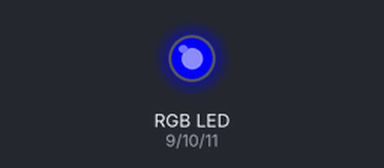
Bench run of a sketch on a simulated Arduino Uno, built with avr-gcc and run on an emulated ATmega328P. Shown: an RGB LED mixed from three pins (HIGH = lit).

Above: at 0.05 s.
At 1.9 s:
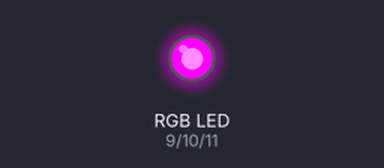
At 3.8 s:
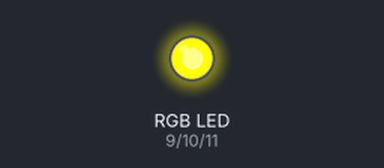
Timing chart, 0 to 8.9 s (numbered marks = the images above):
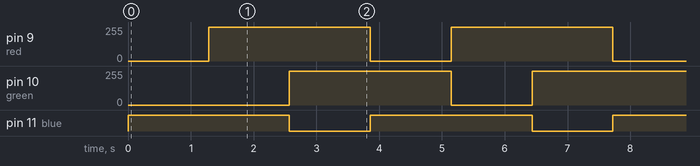

Measured:
- by itself, pin 9 (red), pin 10 (green): alternates 255/255 for 2.6 s and 0/255 for 1.3 s
- by itself, pin 11 (blue): alternates HIGH for 2.6 s and LOW for 1.3 s

The sketch:

BlinkRGB.ino
```cpp
/*
  Make nice colors with RGB LED
*/

// define which color is controlled by which pin
int red = 9; // digital pin
int green = 10; // digital pin
int blue = 11; // digital pin

// delay time
int mytime = 5;

// the setup routine runs once when you press reset:
void setup() {
  // initialize the digital pin as an output.
  pinMode(red, OUTPUT);
  pinMode(green, OUTPUT);
  pinMode(blue, OUTPUT);
  Serial.begin(9600);
  switchOff();
}

// the loop routine runs over and over again forever:
void loop() {
//  purpleFade();
  rainbowFade();
}

void switchOn(int r,int g,int b) {
  // reverse pin output (0 is high, 255 is low with a combined anode)
  r = 255 - r;
  g = 255 - g;
  b = 255 - b;
  // change the colors
  analogWrite(red, r);
  analogWrite(green, g);
  analogWrite(blue, b);
  delay(mytime); // wait for some time
}

void switchOff() {
  // turn the LED off (high nr is off in case of common anode)
  analogWrite(red, 255);
  analogWrite(green, 255);
  analogWrite(blue, 255);
}

void purpleFade() {
  for (int i=1; i<256; i++) {
    switchOn(i,0,i);
  }
  for (int i=254; i>=0; i--) {
    switchOn(i,0,i);
  }
}

void rainbowFade() {
  for (int i=255; i>=0; i--) { // red to green
    int j = 255 - i;
    switchOn(i,j,0);
  }
  for (int i=255; i>=0; i--) { // green to blue
    int j = 255 - i;
    switchOn(0,i,j);
  }
  for (int i=255; i>=0; i--) { // blue to red
    int j = 255 - i;
    switchOn(j,0,i);
  }
}
```
